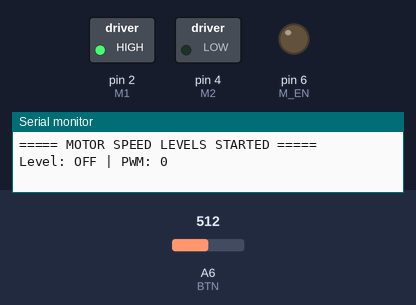
Simulated run of this sketch. Board: Arduino Nano, built with avr-gcc and run on an emulated ATmega328P. Shown: switched loads named in the sketch (green lamp = pin HIGH), output pins drawn as LEDs (lit = HIGH), the last lines printed to the serial monitor. Inputs (shaded band) come from the test bench; at power-on: A6 (BTN) = 512.

Above: at 1.2 s.
1.3 s: A6 (BTN) set to 908
2.8 s: A6 (BTN) set to 931
At 3.5 s:
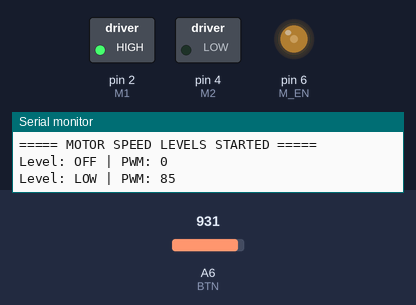
Timing chart, 0 to 5.8 s (numbered marks = the images above; inputs shaded):
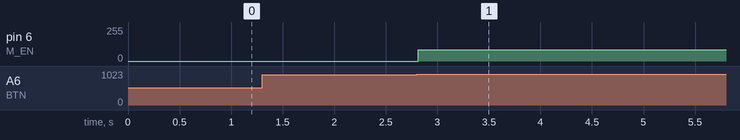

Measured:
- the behaviour switches between 919 and 920 on A6 (BTN) (found by bisection; images 0 and 1)
- after the input at 1.3 s, every drawn part: stays the same
- after the input at 2.8 s, pin 6 (M_EN): 0/255 → 85/255 at once

The sketch:

Practical_22.ino
```cpp
// Practical : Motor Speed Levels using PWM

#define M1     2
#define M2     4
#define M_EN   6      // PWM pin
#define BTN    A6

// PWM duty cycle values for each speed level (0-255 range)
int speedLevels[] = {0, 85, 170, 255};        // OFF, LOW, MEDIUM, HIGH
String levelNames[] = {"OFF", "LOW", "MEDIUM", "HIGH"};
const int totalLevels = 4;

int currentLevel = 0;
bool buttonPressed = false;

void setup() {
  Serial.begin(9600);

  pinMode(M1, OUTPUT);
  pinMode(M2, OUTPUT);
  pinMode(M_EN, OUTPUT);

  // Fix motor direction (Forward) — sirf speed change hogi, direction nahi
  digitalWrite(M1, HIGH);
  digitalWrite(M2, LOW);

  // Start at OFF
  analogWrite(M_EN, speedLevels[currentLevel]);

  Serial.println("===== MOTOR SPEED LEVELS STARTED =====");
  Serial.println("Level: OFF | PWM: 0");
}

void loop() {

  int button = analogRead(BTN);

  // Button released (idle value ~0)
  if (button < 200) {
    buttonPressed = false;
  }

  // SELECT (931 - 932) -> New press detected — move to next speed level
  else if (button >= 920 && button <= 945 && !buttonPressed) {

    currentLevel = (currentLevel + 1) % totalLevels;   // cycle back to 0 after HIGH

    analogWrite(M_EN, speedLevels[currentLevel]);

    Serial.print("Level: ");
    Serial.print(levelNames[currentLevel]);
    Serial.print(" | PWM: ");
    Serial.println(speedLevels[currentLevel]);

    buttonPressed = true;
  }

  delay(20);
}
```
